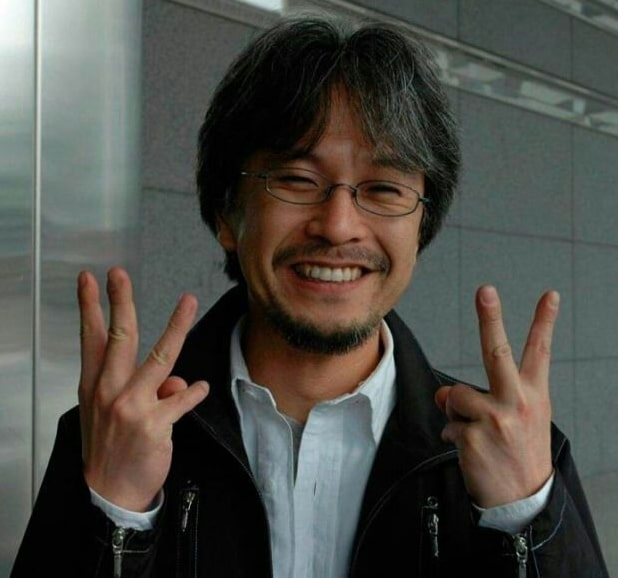
#> input picture OpenCV-Related/Face Detection/photos/oda.jpg, 618 x 578 px
$ python facedetection.py
#> lines starting #> are read from the running program, lines starting #| are printed output that depends on the picture; after the words box and inside, x2 and y2 are one past the last pixel; in counts of white or black regions, pixels touching at a corner belong together
# Face Detection
# Using Haarcascades

import cv2 as cv

img = cv.imread('photos/oda.jpg')
#> img is the input picture: shape (578, 618, 3); mean B, G, R 70.5, 76.5, 77.1
cv.imshow('Oda', img)

gray = cv.cvtColor(img, cv.COLOR_BGR2GRAY)
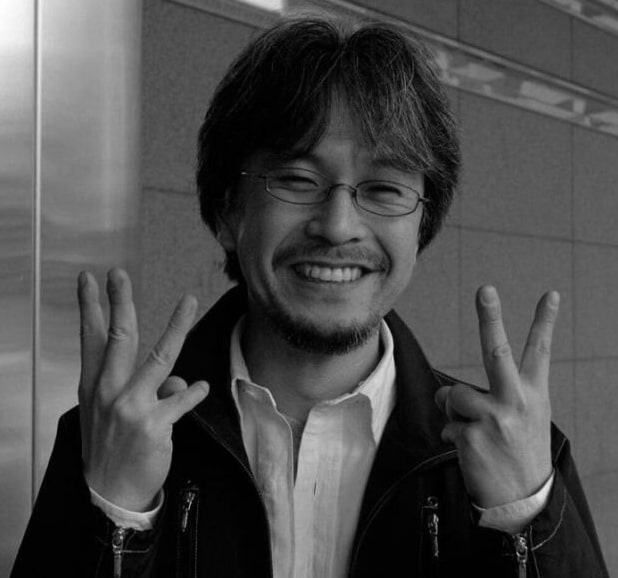
#> gray: shape (578, 618); min 0, max 255, mean 76
cv.imshow('gray person', gray)

# read haarcascades
haar_cascade = cv.CascadeClassifier('haar_face.xml')

faces_rect = haar_cascade.detectMultiScale(gray, scaleFactor= 1.1, minNeighbors=7)   # returns a list of rectangele co-or
#> faces_rect = [[229, 104, 222, 222]]

print(f'Nuber of faces found : {len(faces_rect)}')
#| Nuber of faces found : 1

for (x,y,w,h) in faces_rect:
	cv.rectangle(img, (x,y), (x+w,y+h), (0,255,0), thickness=2)
#> this loop made 1 pass
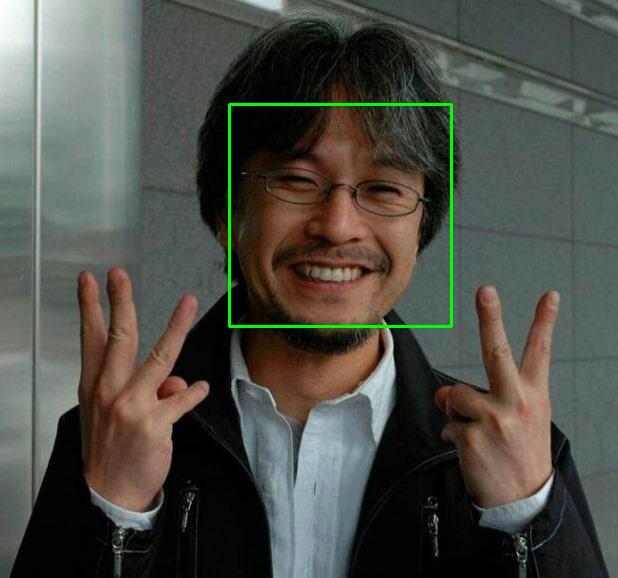
#> img: shape (578, 618, 3); 0.74% of pixels changed, all inside (x1, y1, x2, y2) = (228, 103, 453, 328)

cv.imshow('Detected Faces', img)

cv.waitKey(0)
